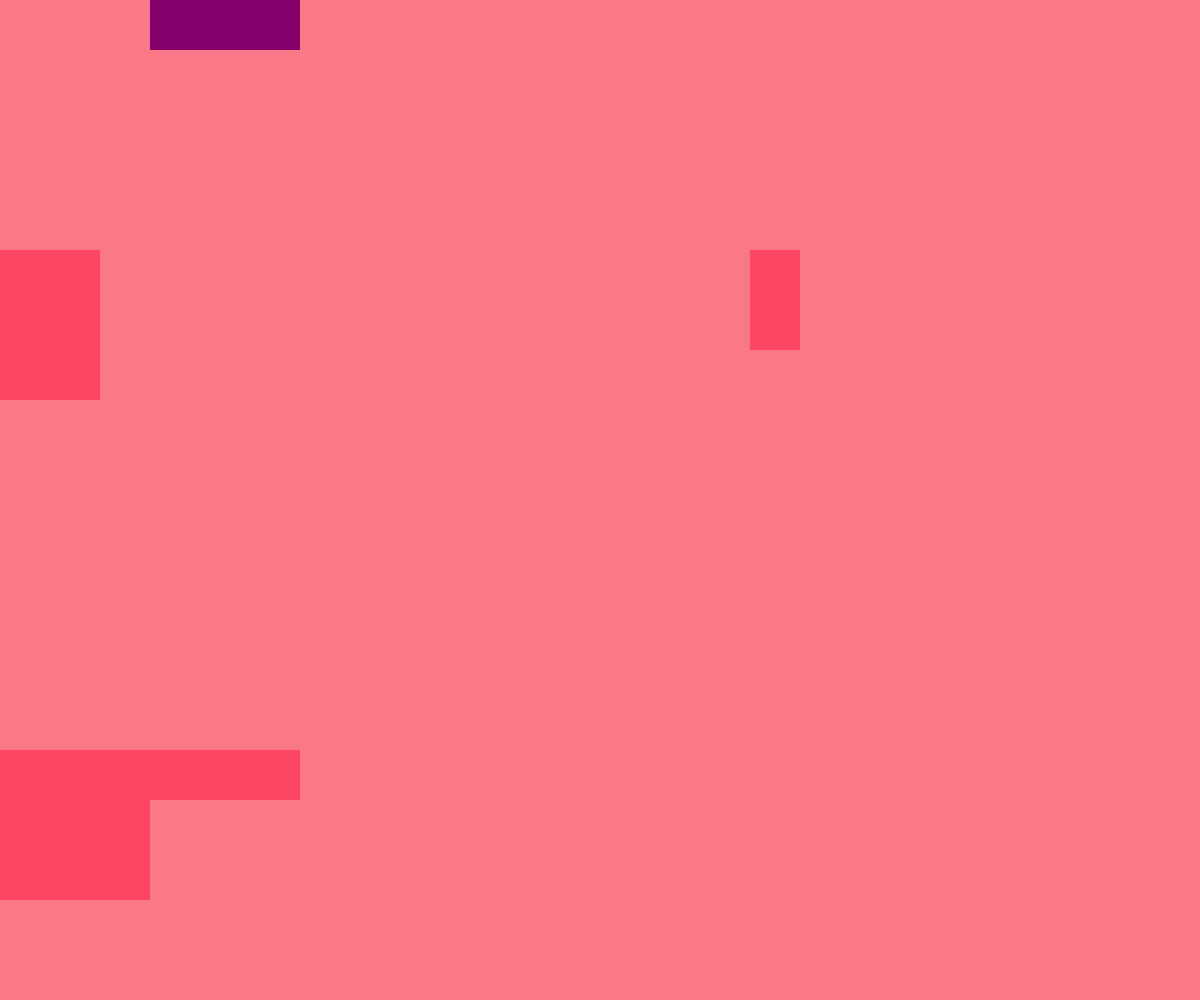
Frame 1 (no input)
Frame 60 (no input): identical to frame 1, image omitted
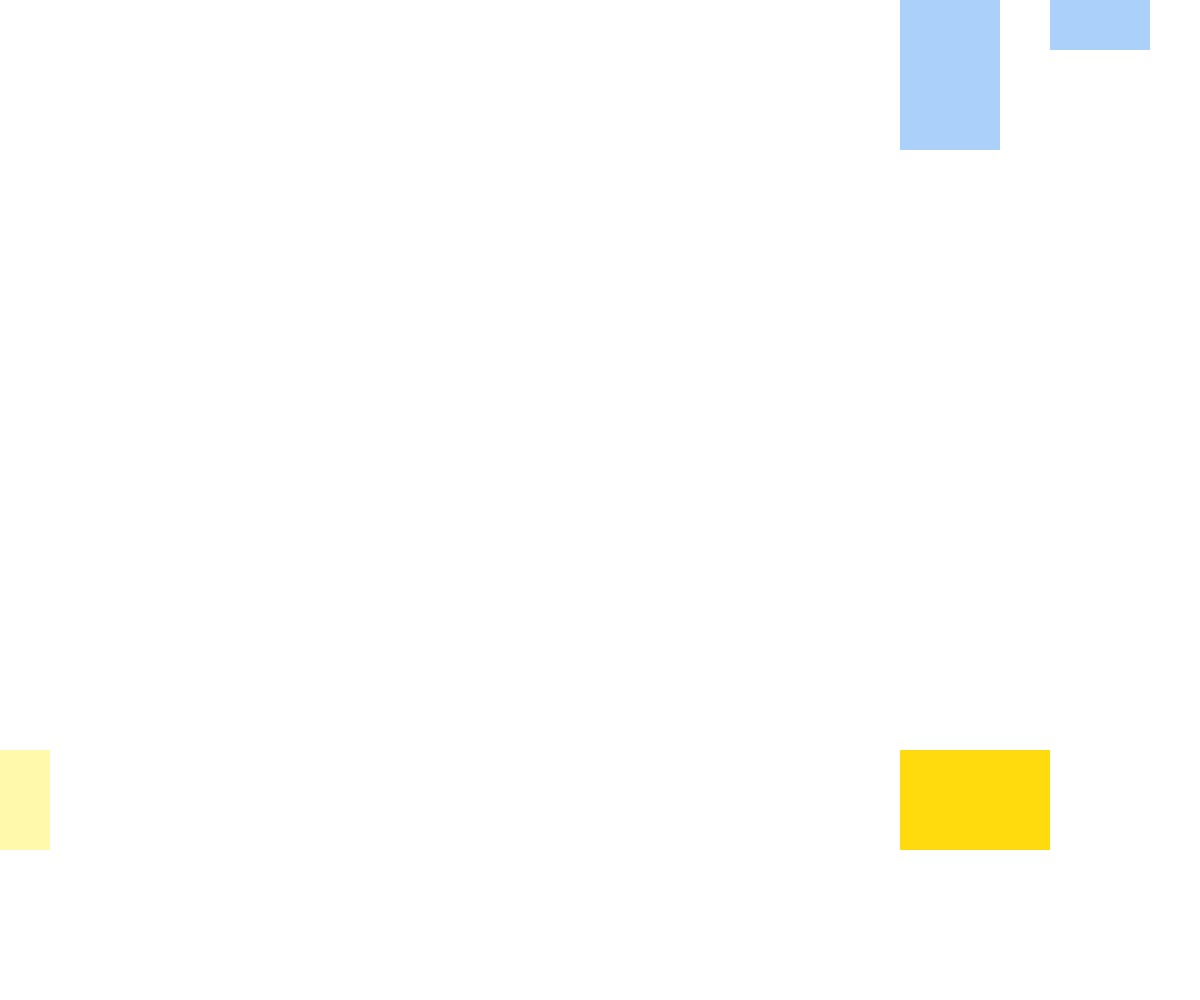
Frame 120 (the mouse pressed at the canvas centre since frame 60)

The p5.js sketch that drew these frames (run headless with seeded random() and noise() and a simulated clock; from frame 60 on, the mouse is pressed at the canvas centre):

// p5.js sketch
// ── sketch.js
//this one selects a color group at random on each click
//it composes small squares across the screen instead of visualizing a grid

function setup() {

  var colorGroup2 = [
    [251,190,166],
    [255,81,81],
    [190,49,55],
    [204,204,240],
    [88,57,181],
    [255]
  ];

  var colorGroup3 = [
    [242,235,200],
    [255,219,13],
    [120,107,64],
    [255,89,25],
    [138,53,13]
  ];

  var colorGroup4 = [
    [207,252,240],
    [93,240,173],
    [38,176,102],
    [209,102,189],
    [99,10,71]
  ];

  var colorGroup5 = [
    [255,250,171],
    [255,219,13],
    [10,28,107],
    [171,209,250],
    [0,110,252],
    [255]
  ];

  var colorGroup6 = [
    [250,204,212],
    [250,120,136],
    [253,70,100],
    [176,0,143],
    [133,0,107]
  ];

  var colorGroup7 = [
    [193,250,242],
    [0,167,149],
    [7,139,137],
    [242,235,200],
    [163,148,94]
  ];

  var colorGroups = [colorGroup2, colorGroup3, colorGroup4, colorGroup5,
    colorGroup6, colorGroup7];

  var randomColorGroup = random(colorGroups);

  createCanvas(window.innerWidth, window.innerHeight);
  background(color(random(randomColorGroup))); //select a random background color

  //row and column size setup
  var numColumns = 8;
  var numRows = 4;
  var columnSize = width/numColumns;
  var rowSize = height/numRows;


  for (var i = 0; i <= 8; i++){
    colorGroupSelection = random(randomColorGroup.length);

    var xPos = columnSize*Math.floor(random(numColumns));
    var yPos = rowSize*Math.floor(random(numRows));
    var rectWidth = Math.floor(random(4))*50;
    var rectHeight = Math.floor(random(4))*50;


    fill(color(random(randomColorGroup)));
    noStroke();
    rect(xPos,yPos,rectWidth,rectHeight);
  }
}

function draw() {
  if (mouseIsPressed) {
      setup();
  }
}
